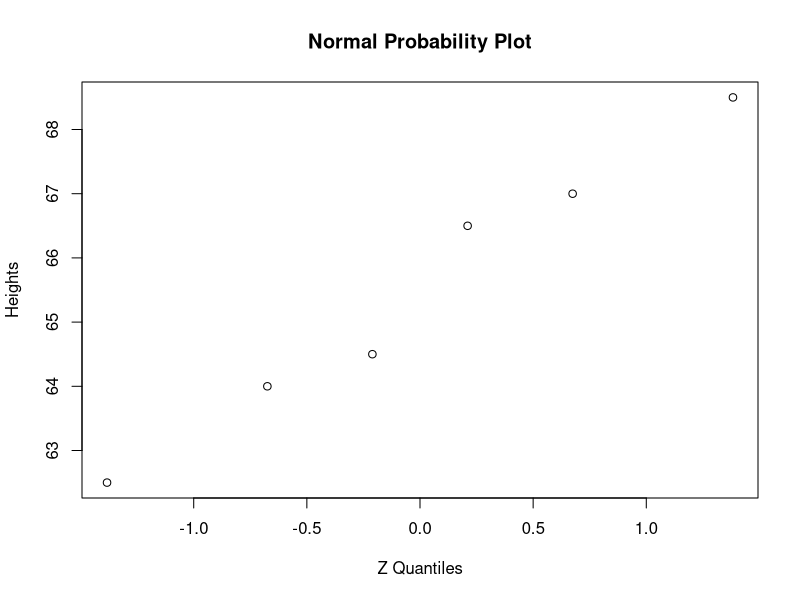

Write R code to recreate this figure.
heights <- c(62.5,  64.0,  64.5,  66.5,  67.0,  68.5)
quant <- qnorm((1:6 - 1/2) / 6)
pdf("plot.pdf")
plot(heights~quant, ylab="Heights",xlab="Z Quantiles",main="Normal Probability Plot")
dev.off()
